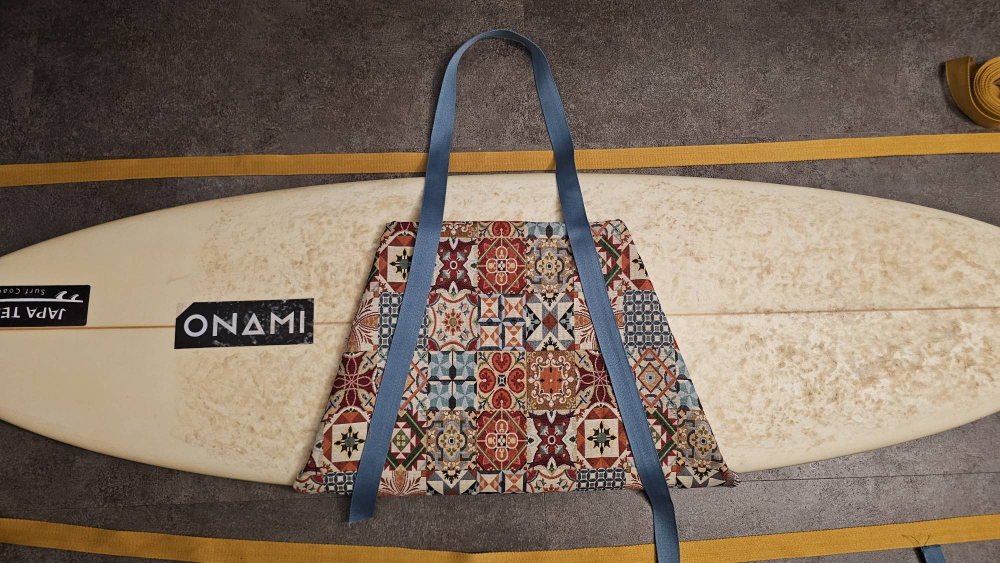
#> input picture docs/producten/fabriek/fabrieksfoto.jpg, 2000 x 1126 px (shown at 1/2 size)
$ python lifestyle.py
#> lines starting #> are read from the running program, lines starting #| are printed output that depends on the picture; after the words box and inside, x2 and y2 are one past the last pixel; in counts of white or black regions, pixels touching at a corner belong together
### tools/tas/stof.py
"""Maakt een schone lap van de echte jacquardstof uit de fabrieksfoto.
De band ligt over een deel van de tegels; we knippen de vrije tegels uit en leggen ze opnieuw in een raster."""
import pathlib, random
import numpy as np
from PIL import Image

ROOT = pathlib.Path(__file__).parent.parent.parent
FOTO = ROOT / 'docs' / 'producten' / 'fabriek' / 'fabrieksfoto.jpg'
UIT = ROOT / 'docs' / 'producten' / 'fabriek'
OX, OY = 560, 420           # uitsnede-offset in de foto
TW, TH = 98, 115            # tegelmaat in pixels
KOL = [297, 394, 492, 590]  # tegelnaden in de uitsnede (gemeten)
RIJ = [52, 167, 281, 397]
# tegels die helemaal vrij zijn van de band (kolom, rij)
VRIJ = [(1, 0), (0, 1), (1, 1), (2, 1), (0, 2), (1, 2), (2, 2), (0, 3), (2, 3), (3, 3)]
IN = 3                      # een paar pixels binnen de naad knippen

foto = Image.open(FOTO).convert('RGB')
#> foto is the input picture: PIL image 2000x1126 RGB; mean R, G, B 129.8, 112.6, 96.7
tegels = [foto.crop((OX + KOL[k] + IN, OY + RIJ[r] + IN, OX + KOL[k] + TW - IN, OY + RIJ[r] + TH - IN)).resize((TW, TH), Image.LANCZOS) for k, r in VRIJ]
#> tegels = 10 items
for i, t in enumerate(tegels):
    t.save(UIT / f'tegel-{i:02d}.png')
#> this loop made 10 passes


def lap(kolommen, rijen, zaad=7, schaal=2):
    """Een nieuwe lap stof: tegels zonder twee dezelfde naast of onder elkaar."""
    rnd = random.Random(zaad)
    raster = [[None] * kolommen for _ in range(rijen)]
    for r in range(rijen):
        for k in range(kolommen):
            buren = {raster[r - 1][k] if r else None, raster[r][k - 1] if k else None, raster[r - 1][k - 1] if r and k else None, raster[r - 1][k + 1] if r and k + 1 < kolommen else None}
            keuze = [i for i in range(len(tegels)) if i not in buren]
            raster[r][k] = rnd.choice(keuze)
    w, h = TW * schaal, TH * schaal
    doek = Image.new('RGB', (kolommen * w, rijen * h))
    for r in range(rijen):
        for k in range(kolommen):
            doek.paste(tegels[raster[r][k]].resize((w, h), Image.LANCZOS), (k * w, r * h))
    return doek


# [3 lines that do not run on import are left out]

### tools/tas/scene.py
"""De afgewerkte draagtas als studiofoto (flat lay van bovenaf), opgebouwd uit echt materiaal.

- Stof: de echte jacquard uit de fabrieksfoto (stof.py), schoon opnieuw gelegd.
- Schouderband: de echte blauwe webbing uit de fabrieksfoto, als textuur langs het pad uit de tekening.
- Afwerking zoals een gestikte tas: omgeslagen zoom met stiksel, band met vierkant kruisstiksel, geweven logolabel.
- Board en studio: glad crème board met licht, schaduw en stringer; effen studiodoek.
"""
import json, math, pathlib, random
import cv2
import numpy as np
from PIL import Image
from scipy.interpolate import PchipInterpolator

HIER = pathlib.Path(__file__).parent
ROOT = HIER.parent.parent
FAB = ROOT / 'docs' / 'producten' / 'fabriek'
REF = ROOT / 'docs' / 'producten' / 'referentie'
rng = np.random.default_rng(3)

# maten (pixels, board ligt horizontaal, neus links)
CW, CH = 2900, 2320           # canvas (staand straks 2320 x 2900 = 4:5)
WB = 640                      # breedte board
LB = 2420                     # lengte board
BX0, BY = 240, 1300           # neus x, middellijn y
TEGEL = 1.08                  # schaal van de echte tegels (98 x 115 px in de foto)
BAND = round(47 / 98 * 98 * TEGEL)   # bandbreedte, zelfde verhouding tot de tegels als op de foto
DOEK = np.array([0.95, 0.93, 0.895], np.float32)
KLEUR_STOF = 1.28                # verzadiging van de stof (1 = zoals de fabrieksfoto)


def smooth(a, b, x):
    t = np.clip((x - a) / (b - a), 0, 1)
    return t * t * (3 - 2 * t)


# [144 lines left out: functions board_masker, teken_board, paneel_hoeken, stoflaag, leg_stof, zoom and 2 more, not called in this run]


def logo_strook(breedte=BAND, periode=170, hoogte=13):
    """Masker met het liggende logo, herhaald langs de band (rijen = dwars, kolommen = langs)."""
    L = json.load(open(ROOT / 'tools' / 'brand2' / 'logo2.json'))['liggend']
    sc = hoogte / L['h']
    m = np.zeros((breedte * 4, periode * 4), np.uint8)
    for ring in L['d'].split('Z'):
        ring = ring.strip()
        if not ring:
            continue
        pts = np.array([[float(v) for v in p.split()] for p in ring.lstrip('M').split('L')], np.float32)
        pts = (pts * sc + np.array([(periode - L['w'] * sc) / 2, (breedte - hoogte) / 2])) * 4
        laag = np.zeros_like(m)
        cv2.fillPoly(laag, [np.round(pts).astype(np.int32)], 1)
        m ^= laag
    return cv2.resize(m.astype(np.float32), (periode, breedte), interpolation=cv2.INTER_AREA)


# [161 lines left out: functions teken_band, kruisstiksel, label, variant_stof, maak, not called in this run]


def portret(beeld, b=1600, h=2000):
    staand = cv2.rotate(beeld, cv2.ROTATE_90_CLOCKWISE)     # neus boven
    return cv2.resize(staand, (b, h), interpolation=cv2.INTER_AREA)


# [19 lines left out: functions uitsnede, bewaar, not called in this run]


def hexkleur(hx):
    return tuple(int(hx[i:i + 2], 16) / 255 for i in (1, 3, 5))


# bandkleur per ontwerp (zelfde als in tools/producten/producten.py)
# dusty blue gemeten op de foto, op studiolicht gebracht
BLAUW, NAVY_B, BABY_B, TERRA_B, ROSE_B = '#67809F', '#2A3A58', '#B5CBE4', '#B9603F', '#E3AFA9'
TASSEN = {'draagtas-tegel': BLAUW, 'draagtas-tegel-navy': NAVY_B, 'draagtas-golfjes': BABY_B, 'draagtas-zonsondergang': TERRA_B,
          'draagtas-schelp': ROSE_B, 'draagtas-ruit': NAVY_B, 'draagtas-duin': TERRA_B, 'draagtas-salie': NAVY_B, 'draagtas-navy': BLAUW}

# [20 lines that do not run on import are left out]

### tools/tas/lifestyle.py
"""Lifestylefoto's: de draagtas op een echt board in een echte foto.

We maken eerst een vlakke 'huid' van de tas (stof, zoom, band) zoals je hem op het board ziet,
vervormen die met perspectief naar het board in de foto en nemen daarna het licht, de kleur en de korrel van de foto over.
"""
import math, pathlib, sys
import cv2
import numpy as np
from PIL import Image

HIER = pathlib.Path(__file__).parent
ROOT = HIER.parent.parent
sys.path.insert(0, str(HIER))
import scene as SC  # noqa: E402
from stof import lap  # noqa: E402

ASSETS = ROOT / 'theme' / 'assets'
BRON = ROOT / 'docs' / 'producten' / 'stock' / 'bron'   # originele sfeerfoto's (Unsplash), zonder tas
rng = np.random.default_rng(5)


def huid(lengte, breedte, kort=0.6, band_kleur=(0.40, 0.50, 0.62), bandbreedte=None, zaad=4, stof=None):
    """Vlakke tas zoals op de onderkant van het board.
    x = langs het board (0..lengte), y = dwars (0..breedte, rail tot rail). Lange zijde links (y=0)."""
    s = 4
    W, H = int(lengte * s), int(breedte * s)
    rgba = np.zeros((H, W, 4), np.float32)
    # stof, tegels op dezelfde verhouding als op de foto: ~5,5 tegels over de boardbreedte
    if stof is None:
        st = np.asarray(lap(10, 6, zaad=zaad, schaal=1)).astype(np.float32) / 255
    else:
        st = stof
    tegel = H / 5.5
    st = cv2.resize(st, (int(st.shape[1] * tegel / 98), int(st.shape[0] * tegel / 98)), interpolation=cv2.INTER_AREA)
    st = cv2.rotate(st, cv2.ROTATE_90_CLOCKWISE)
    reps = (H // st.shape[0] + 2, W // st.shape[1] + 2, 1)
    st = np.tile(st, reps)[:H, :W]
    # trapezium: lange zijde op y=0, korte op y=H
    l2 = W / 2; k2 = W * kort / 2; xm = W / 2
    poly = np.array([[xm - l2, 0], [xm + l2, 0], [xm + k2, H], [xm - k2, H]], np.float32)
    m = np.zeros((H, W), np.uint8)
    cv2.fillPoly(m, [poly.astype(np.int32)], 1)
    m = m.astype(np.float32)
    d = cv2.distanceTransform((m > 0.5).astype(np.uint8), cv2.DIST_L2, 5)
    st = st * (1 - 0.3 * np.exp(-(d / (3 * s / 4)) ** 2))[..., None]
    rgba[..., :3] = st
    rgba[..., 3] = m
    # twee bandstrengen van rail tot rail (de band loopt rondom de tas)
    bb = bandbreedte or H * 47 / 98 / 5.5 * 1.0 * (98 / 98)
    tegel_x = H / 5.5
    for kant in (-1, 1):
        x0 = xm + kant * 3.15 * tegel_x      # op de foto gemeten: +-3,15 tegel bij de lange rand
        x1 = xm + kant * 1.99 * tegel_x      # en +-2 tegels bij de korte rand
        p0, p1 = np.array([x0, -10.0]), np.array([x1, H + 10.0])
        u = (p1 - p0) / np.linalg.norm(p1 - p0); n = np.array([-u[1], u[0]])
        yy, xx = np.mgrid[0:H, 0:W].astype(np.float32)
        rel = np.stack([xx - p0[0], yy - p0[1]], -1)
        dw = rel @ n; ln = rel @ u
        bm = np.clip((bb / 2 - np.abs(dw)) / 1.5, 0, 1)
        rib = 1 + 0.05 * np.sin(dw * 2 * np.pi / (2.6 * s / 4)) + rng.normal(0, 0.02, dw.shape)
        kleur = np.array(band_kleur, np.float32)[None, None] * rib[..., None]
        # ingeweven logo
        ls = SC.logo_strook(int(bb), periode=int(bb * 3.6), hoogte=int(bb * 0.27))
        tu = np.clip(dw + bb / 2, 0, ls.shape[0] - 1).astype(np.float32)
        tv = (ln % ls.shape[1]).astype(np.float32)
        t = cv2.remap(ls, tv, tu, cv2.INTER_LINEAR)[..., None]
        kleur = kleur * (1 - t) + np.clip(kleur * 1.28 + 0.04, 0, 1) * t
        # stiksels langs de randen
        a = np.abs(dw)
        steek = ((a > bb / 2 - 5) & (a < bb / 2 - 3.2) & ((ln % 11) < 6)).astype(np.float32) * m
        kleur = kleur * (1 - 0.7 * steek[..., None]) + 0.82 * steek[..., None] * np.array([0.7, 0.77, 0.86], np.float32)
        sch = cv2.GaussianBlur(np.roll(bm, 6, 0), (0, 0), 5) * (1 - bm)
        rgba[..., :3] *= (1 - 0.3 * sch[..., None])
        rgba[..., :3] = rgba[..., :3] * (1 - bm[..., None]) + kleur * bm[..., None]
        rgba[..., 3] = np.maximum(rgba[..., 3], bm)
    # rondingen van het board: naar de rails toe donkerder
    yy = np.mgrid[0:H, 0:W][0].astype(np.float32)
    rond = 0.8 + 0.2 * np.sin(np.clip(yy / H, 0, 1) * np.pi) ** 0.6
    rgba[..., :3] *= rond[..., None]
    return rgba


# [116 lines left out: functions plak, catmull, band_laag, hangende_lus, not called in this run]


def laad(naam):
    return np.asarray(Image.open(BRON / naam).convert('RGB')).astype(np.float32) / 255


def bewaar(img, pad, kwaliteit=86):
    Image.fromarray((np.clip(img, 0, 1) * 255).astype(np.uint8)).save(pad, quality=kwaliteit, optimize=True, progressive=True)


def busje():
    foto = laad('busje.jpg')
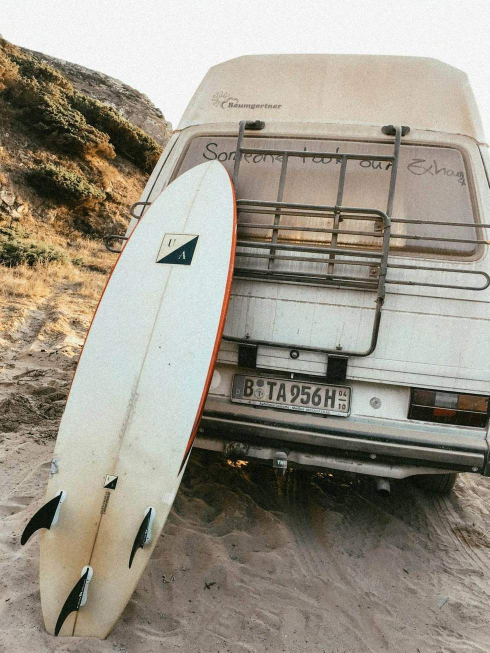
#> input picture docs/producten/stock/bron/busje.jpg, 979 x 1305 px (shown at 1/2 size)
    neus, staart = np.array([420, 330], np.float32), np.array([150, 1270], np.float32)
    u = neus - staart; u /= np.linalg.norm(u)
    n = np.array([-u[1], u[0]])
    c = (neus + staart) / 2                 # balanspunt: midden van het board
    half_b = 128
    half_l = 4.48 * (2 * half_b) / 5.5      # lange rand 9 tegels, board ~5,5 tegels breed
    quad = [c - u * half_l + n * half_b, c + u * half_l + n * half_b, c + u * half_l - n * half_b, c - u * half_l - n * half_b]
    bm = np.zeros(foto.shape[:2], np.uint8)
    rand = np.array([[455, 330], [470, 420], [455, 600], [415, 830], [360, 980], [300, 1100], [240, 1270], [80, 1270], [95, 1050], [150, 840], [215, 620], [290, 440], [380, 340]], np.int32)
    cv2.fillPoly(bm, [rand], 1)
    bm = cv2.GaussianBlur(bm.astype(np.float32), (0, 0), 1.5)
    rgba = huid(half_l * 2, half_b * 2, kort=0.54, band_kleur=(0.40, 0.49, 0.6))
    H, W = rgba.shape[:2]
    M = cv2.getPerspectiveTransform(np.float32([[0, 0], [W, 0], [W, H], [0, H]]), np.float32(quad))
    lus = hangende_lus(foto, M, W, H, half_b * 2, (0.40, 0.49, 0.6), half_b * 2 / 5.5 * 47 / 98)
    return plak(foto, rgba, quad, bm, verzadiging=0.78, lus=lus)


# [24 lines left out: function knuffel, not called in this run]

if __name__ == '__main__':
    DOEL = ROOT / 'docs' / 'producten' / 'fabriek'
    bewaar(busje(), DOEL / 'lifestyle-busje.jpg')
#> in busje, `cv2.fillPoly(bm, [rand], 1)`:
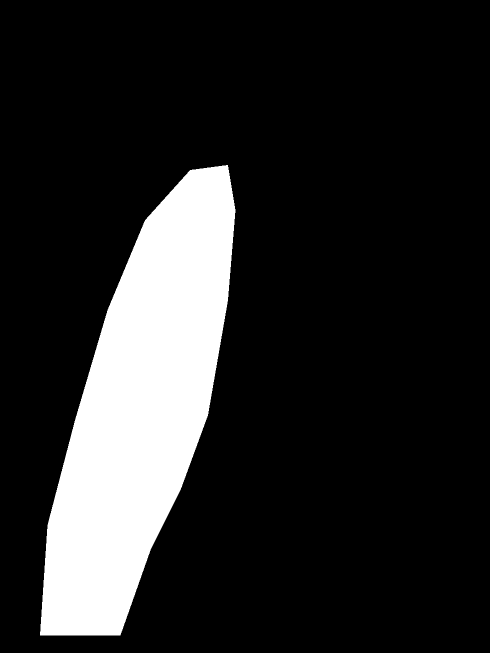
#> bm: shape (1305, 979) (shown at 1/2 size); values 0 (black) and 1 (white), 15.8% white; 1 white region, box (x1, y1, x2, y2) and area: (80, 330, 471, 1271) 201326
#> after the loop in lap, `for r in range(rijen):`: raster = [[3, 5, 1, 7, 8, 2, 1, 2, 0, 7], [6, 0, 3, 6, 5, 4, 5, 4, 1, 4], [4, 1, 9, 2, 3, 1, 2, 6, 3, 8], [7, 0, 7, 4, 9, 6, 7, 1, 2, 1], [9, 3, 1, 6, 8, 2, 0, 5, 7, 8], [5, 7, 2, 5, 4, 7, 4, 6, 3, 1]]
#> in lap, `doek = Image.new('RGB', (kolommen * w, rijen * h))`: doek: PIL image 980x690 RGB; every value is 0
#> after the loop in lap, `for r in range(rijen):`:
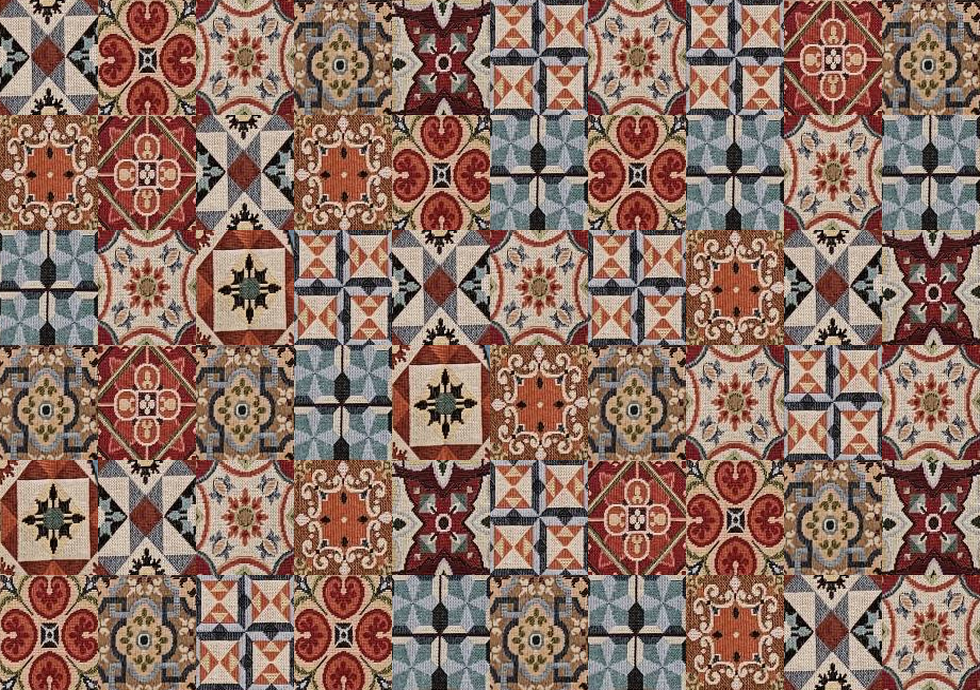
#> doek: PIL image 980x690 RGB; mean R, G, B 141.1, 112.5, 100.6
#> in huid, `cv2.fillPoly(m, [poly.astype(np.int32)], 1)`:
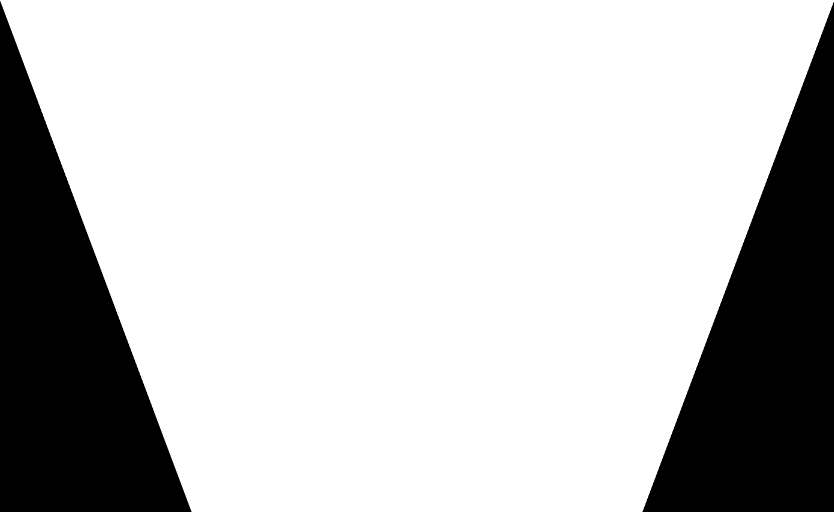
#> m: shape (1024, 1668) (shown at 1/2 size); values 0 (black) and 1 (white), 77.1% white; 2 black regions, box (x1, y1, x2, y2) and area: (0, 2, 383, 1024) 196096, (1285, 4, 1668, 1024) 195713
#> in huid, `st = st * (1 - 0.3 * np.exp(-(d / (3 * s / 4)) ** 2))[..., None]`:
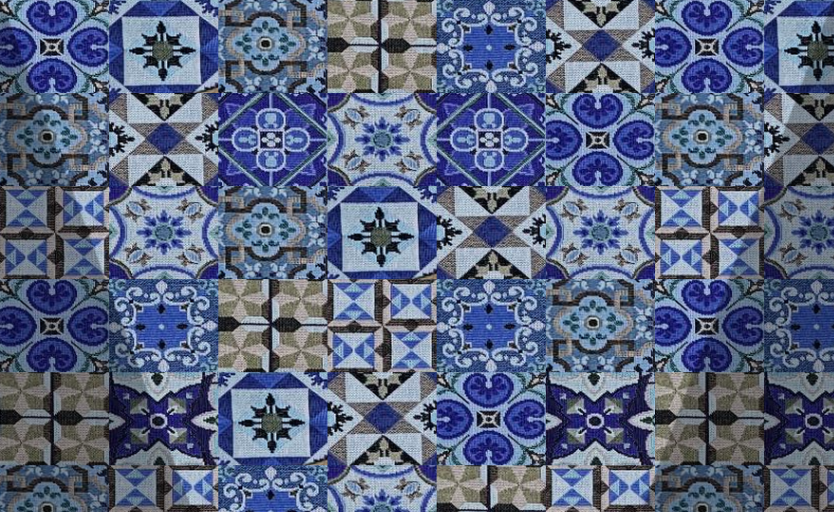
#> st: shape (1024, 1668, 3) float32 (shown at 1/2 size); mean of channels 0, 1, 2 0.513, 0.405, 0.36; drawn as B, G, R
#> after the loop in huid, `for kant in (-1, 1):`:
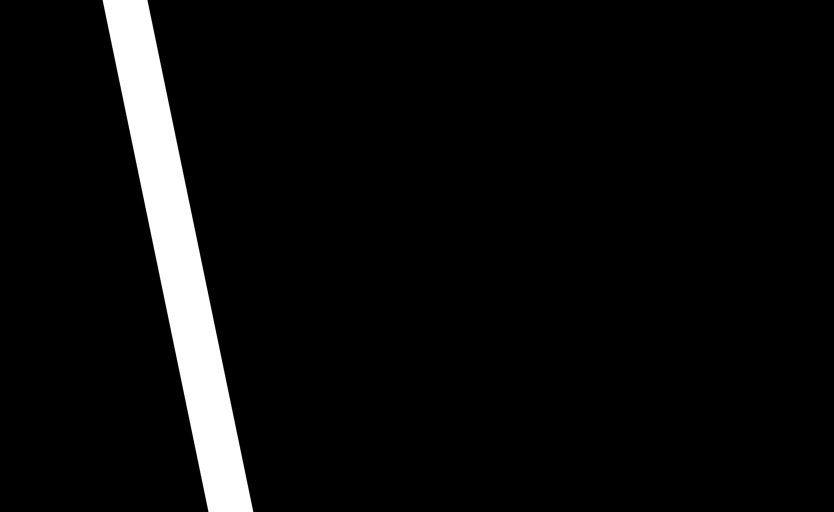
#> bm: shape (1024, 1668) float64 (shown at 1/2 size); min 0, max 1, mean 0.0537
#> after the loop in huid, `for kant in (-1, 1):`:
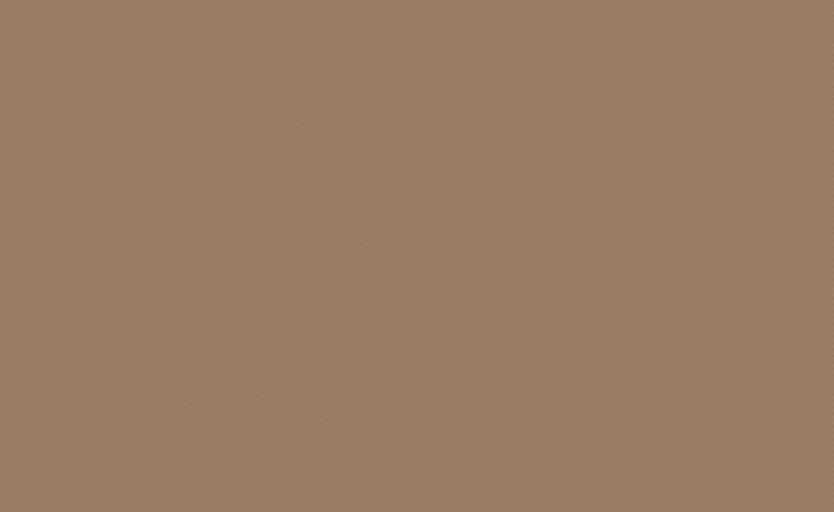
#> kleur: shape (1024, 1668, 3) float64 (shown at 1/2 size); mean of channels 0, 1, 2 0.4, 0.49, 0.6; drawn as B, G, R
#> (the run stopped early here; a loop or call above may not have finished)
